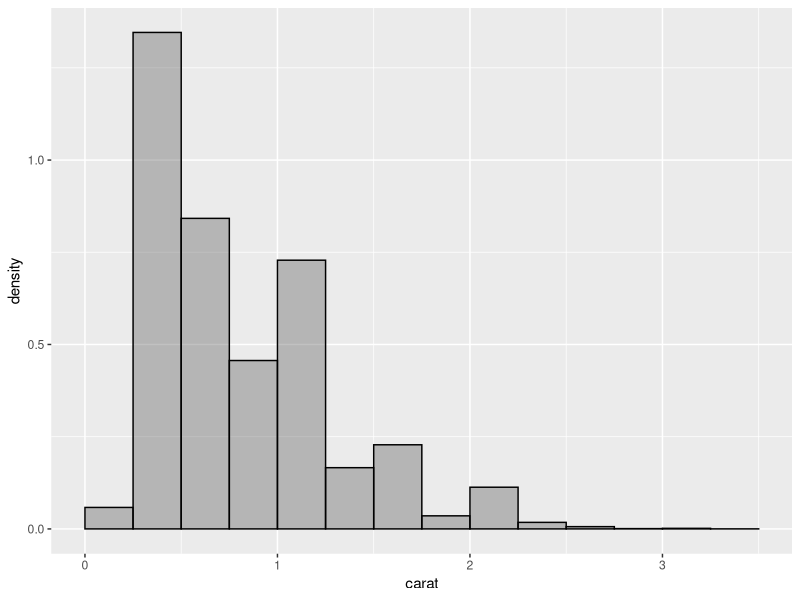
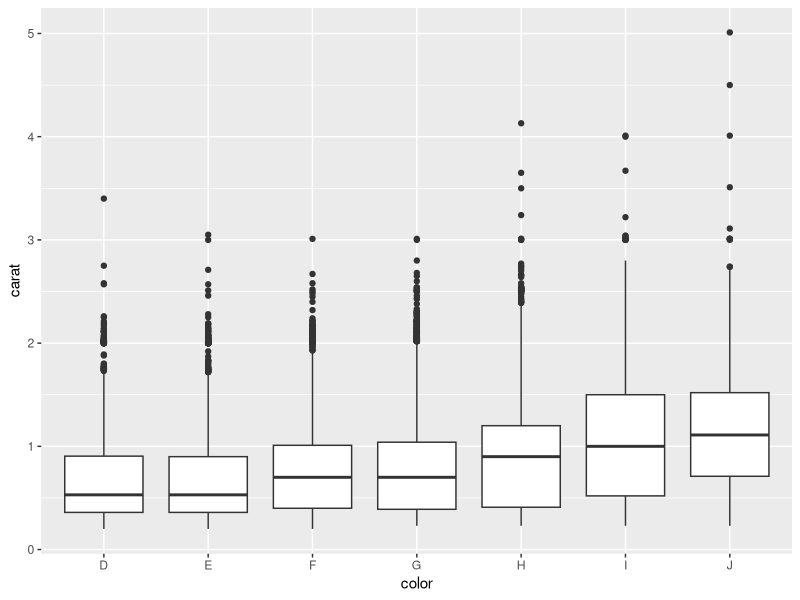
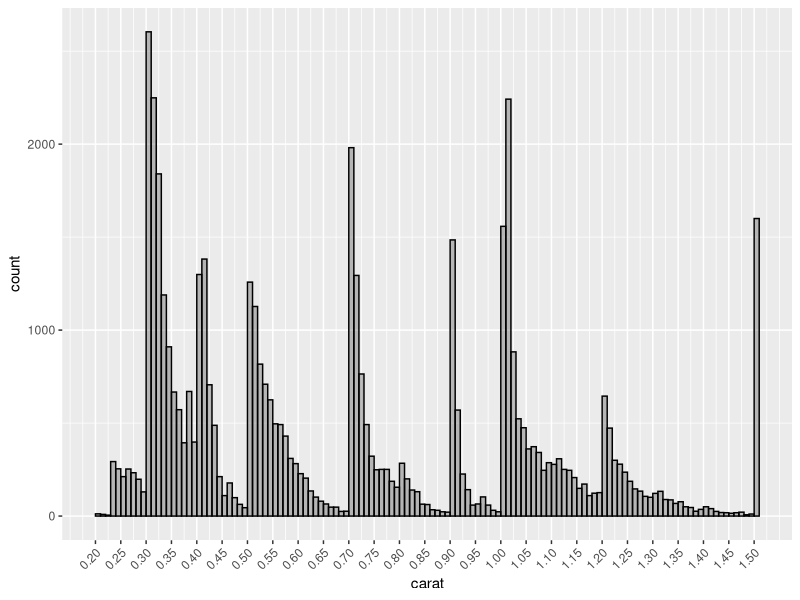
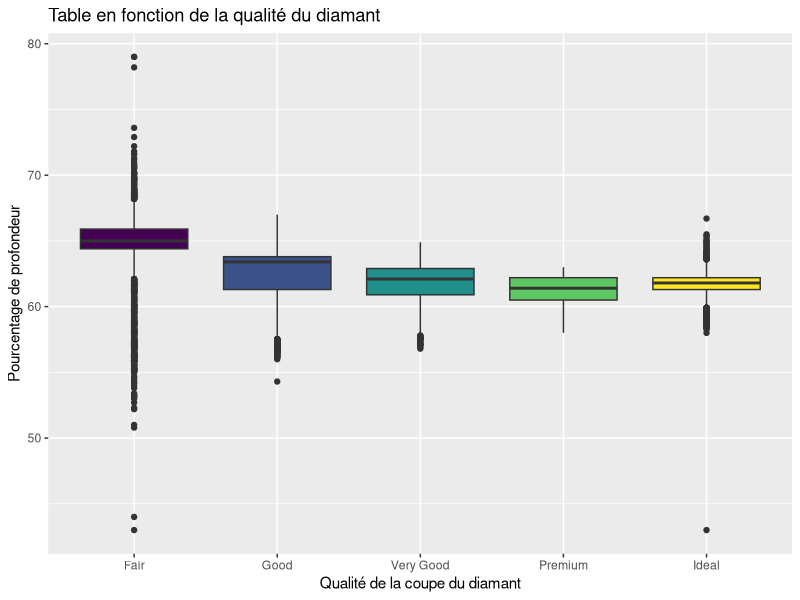
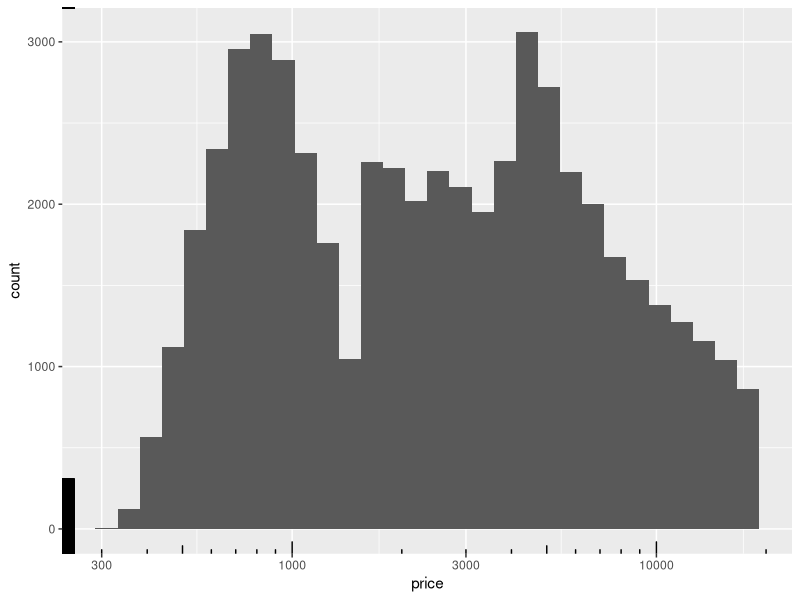
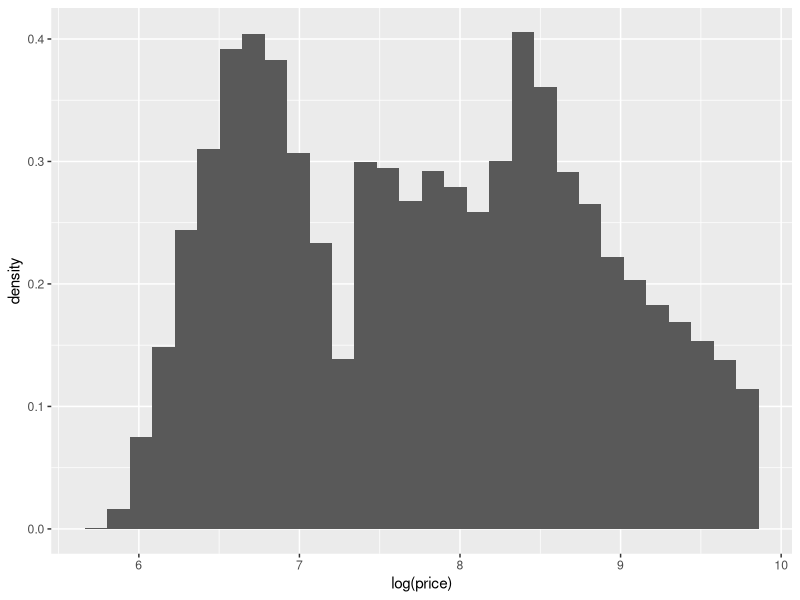
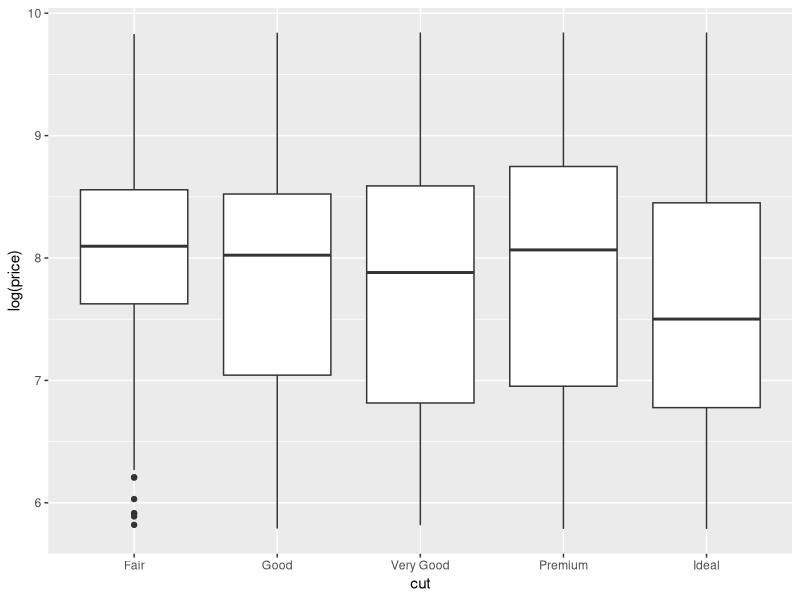
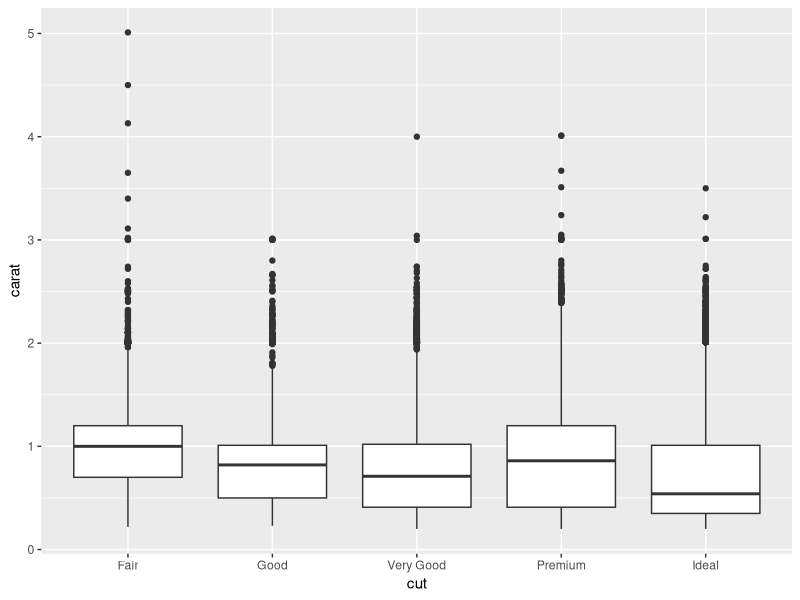

Generate these figures, in order, with R:
## ---- chunk 1
library(ggplot2)
library(dplyr)
library(viridisLite)
library(utf8)
## ---- chunk 2
# combien de diamants pour chaque couleur ?
diamonds %>%
  group_by(color) %>%
  summarise(frequence = round(n() / nrow(diamonds), 2), nombre = n())
## ---- chunk 3
# combien de diamants pour chaque qualité de coupe ?
diamonds %>%
  group_by(cut) %>%
  summarise(frequence = round(n() / nrow(diamonds), 2), nombre = n()) %>%
  arrange(desc(frequence))
## ---- chunk 4
# Recoder la variable clarté
diamonds %>%
  mutate(clarte = recode(clarity,
    "I1" = "Visible", "SI1" = "Petites inclusions",
    "SI2" = "Petites inclusions",
    "VS1" = "Minuscules inclusions",
    "VS2" = "Minuscules inclusions",
    "VVS1" = "Difficilement visibles",
    "VVS2" = "Difficilement visibles",
    "IF" = "Pur"
  )) %>%
  group_by(clarte) %>%
  summarise(frequence = round(n() / nrow(diamonds), 2), nombre = n())
## ---- chunk 5
# Quelle est la moyenne et la médiane de la variable carat ?
diamonds %>%
  summarise(minimum = min(carat), moyenne = round(mean(carat), 3), maximum = max(carat), Q1 = quantile(carat, 0.25), médiane = median(carat), Q3 = quantile(carat, 0.75), D9 = quantile(carat, 0.9))
## ---- chunk 6
ggplot(diamonds) +
  geom_histogram(aes(x = carat, y = ..density..), breaks = seq(0, 3.5, 0.25), fill = "grey40", color = "black", alpha = 0.4)

ggplot(diamonds, aes(x = color, y = carat)) +
  geom_boxplot()
## ---- chunk 7
diamonds %>%
  filter(carat <= 1.51) %>%
  ggplot() +
  geom_histogram(aes(x = carat),
    breaks = (seq(0.2, 1.51, by = 0.01)),
    closed = "left", fill = "grey40", color = "black", alpha = 0.4
  ) +
  scale_x_continuous(breaks = seq(0.2, 1.51, by = 0.05)) +
  theme(axis.text.x = element_text(angle = 45, hjust = 1))
## ---- chunk 8


## ---- chunk 9
ggplot(diamonds, aes(x = cut, y = depth, fill = cut)) +
  geom_boxplot() +
  labs(title = "Table en fonction de la qualité du diamant",
       x = "Qualité de la coupe du diamant",
       y = "Pourcentage de profondeur")+
       guides(fill = FALSE)
## ---- chunk 10
diamonds%>%summarise(minimum = min(price),Q1 = quantile(price, 0.25), moyenne = round(mean(price), 0),  mediane = median(price), Q3 = quantile(price, 0.75), maximum=max(price))
## ---- chunk 11

## ---- chunk 12
ggplot(diamonds, aes(x = price)) +
  geom_histogram() +
  scale_x_continuous(trans = "log10") +
  annotation_logticks()
## ---- chunk 13
ggplot(diamonds, aes(x = log(price), y = ..density..)) +
  geom_histogram()
## ---- chunk 14
# Des chiffres
diamonds %>%
  group_by(cut) %>%
  summarise(moyenne = round(mean(log(price)), 3), médiane = median(log(price)))
## ---- chunk 15
ggplot(diamonds) +
  geom_boxplot(aes(x = cut, y = log(price)))

ggplot(diamonds) +
  geom_boxplot(aes(x = cut, y = carat))

ggplot(diamonds) +
  geom_point(aes(x = carat, y = log(price)), color = "darkblue", alpha = 0.3)

ggplot(diamonds) +
  geom_point(aes(x = carat, y = log(price), color = cut), alpha = 0.3)

ggplot(diamonds) +
  geom_point(aes(x = carat, y = log(price), color = cut), alpha = 0.3) +
  scale_x_continuous(limits = c(0, 3))
## ---- chunk 16
ggplot(diamonds, aes(x = cut, y = log(price), fill = cut)) +
  geom_boxplot() +
  labs(title = "Prix en fonction de la qualité du diamant",
       x = "Qualité de la coupe du diamant",
       y = "Prix")+
       guides(fill = FALSE)
## ---- chunk 17

ggplot(diamonds, aes(x = carat, y = log(price), color = cut)) +
  geom_point() +
  labs(title = "Prix en fonction des carats",
       x = "Carat",
       y = "Prix")

## ---- chunk 18

ggplot(diamonds, aes(x = depth, y = log(price), color = cut)) +
  geom_point() +
  labs(title = "Prix en fonction du pourcentage de profondeur des diamants",
       x = "Depth",
       y = "Prix")

## ---- chunk 19

ggplot(diamonds, aes(x = color, y = log(price), fill=color)) +
  geom_boxplot() +
  labs(title = "Prix en fonction de la couleur des diamants",
       x = "Color",
       y = "Prix")

## ---- chunk 20
ggplot(diamonds, aes(x = clarity, y = log(price), fill=clarity)) +
  geom_boxplot() +
  labs(title = "Prix en fonction de la clarté des diamants",
       x = "Clarity",
       y = "Prix")

## ---- chunk 21
ggplot(diamonds, aes(x = clarity, y = carat, fill=clarity)) +
  geom_boxplot() +
  labs(title = "Carats en fonction de la clarté des diamants",
       x = "Carats",
       y = "Prix")
## ---- chunk 22
ggplot(diamonds, aes(x = table, y = log(price), color=table)) +
  geom_point() +
  labs(title = "Prix en fonction de la table des diamants",
       x = "Table",
       y = "Prix")

